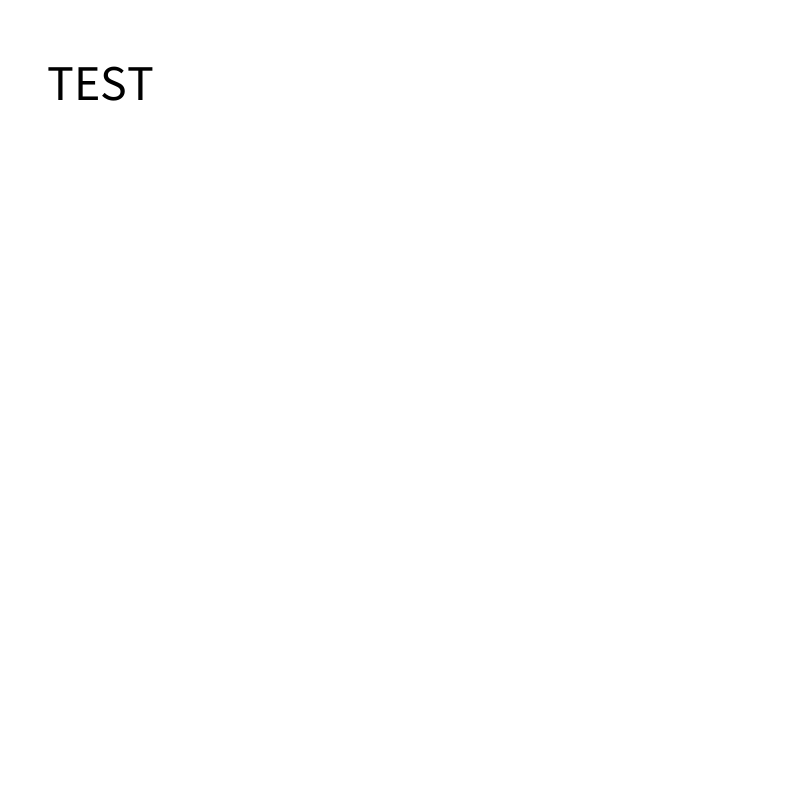
Frame 1 (no input)
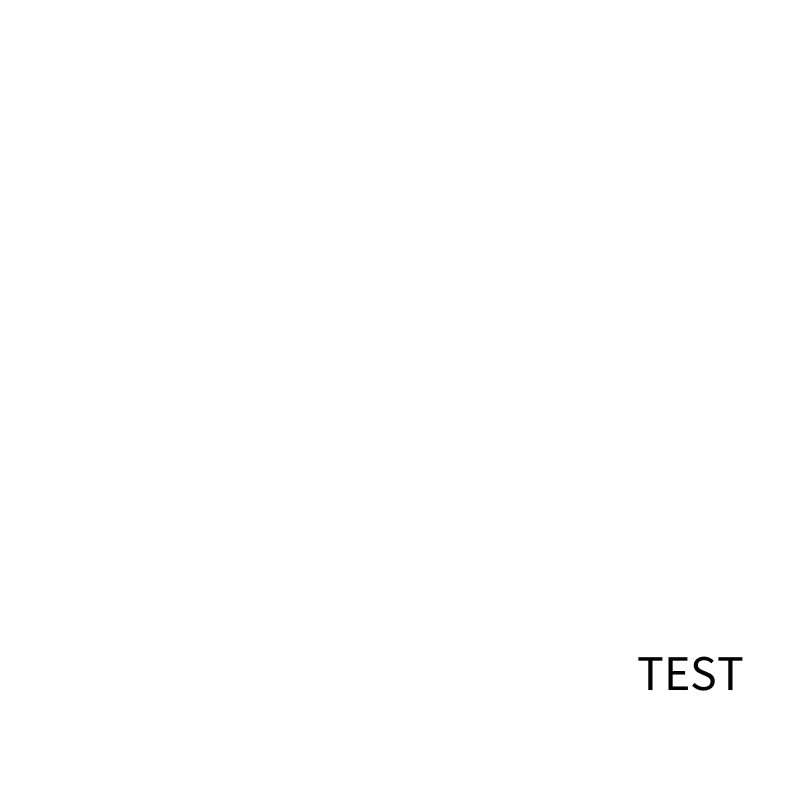
Frame 60 (the mouse pressed at the canvas centre just before this capture)
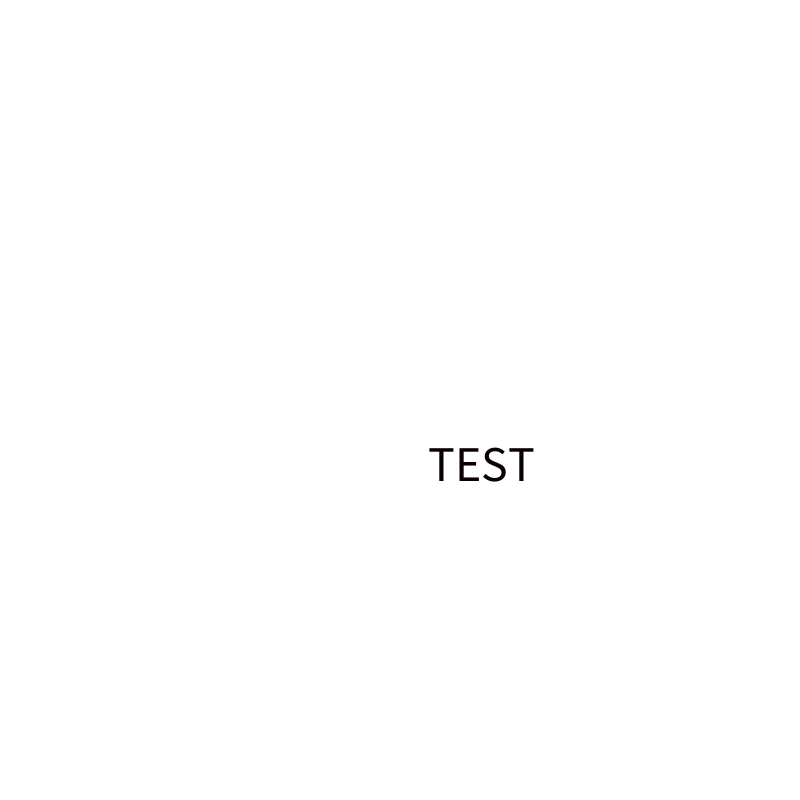
Frame 120 (the mouse held since frame 60 and released just before this capture)

The Processing sketch that drew these frames (run headless with seeded random() and noise(); from frame 60 on, the mouse is pressed at the canvas centre):

// Processing sketch: MovingText
// ── MovingText.pde

float x;
float y;
int s=10;
int r=0;
int g=0;
int b=0;
void setup(){
  size(800,800);

x=100;
y=100;
}

void draw(){
  background(255);
fill(r,g,b);
textSize(50);
textAlign(CENTER);
text("TEST",x,y);
x+=s;
y+=s;
r+=10;
if(r>=255)
g+=10;
if(r>=255 && g >=255){

 
b+=30;}
if(r>=255 && g >=255&& b>=255){
  r=0;
  g=0;
  b=0;
}
  
if(x>800)
x=1;

if(y>800)
y=1;

}
